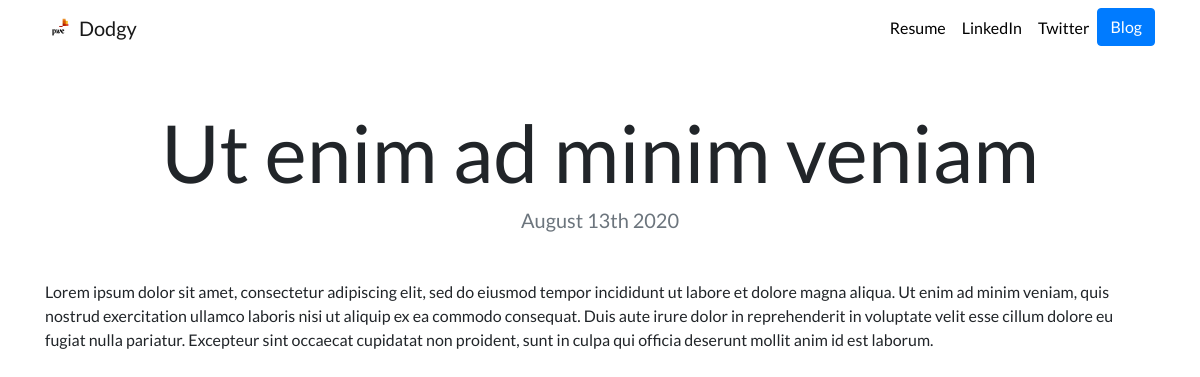
The app's page /blog/4 with its own data.
### blog/models.py (models this page shows, shortened)
class Blog(models.Model):
    title = models.CharField(max_length=100)
    content = models.TextField()
    publish_date = models.DateField()

### blog/views.py (the view)
# urls.py: path('<int:blog_id>',views.detail, name='detail'),
def detail(request,blog_id):
    blog = get_object_or_404(Blog,pk=blog_id)
    return render(request, 'blog/detail.html' , {'blog':blog} )

### blog/templates/blog/detail.html
{% extends "portfolio/base.html" %}
{% load static %}
{% block content %}
<h1 class="text-center mt-5" id="blogdetailtitle">{{ blog.title }}</h1>
<h5 class="text-center text-muted mb-5">{{ blog.publish_date|date:'F jS Y' }}</h5>
{{ blog.content|safe }}
{% endblock %}

### portfolio/static/portfolio/custom.css (style rules this page uses)
body { font-family: 'Lato', sans-serif; }
@media (min-width: 992px) { #blogdetailtitle { font-size: 5rem; } }

### records on screen
Blog: title "Ut enim ad minim veniam", publish_date "August 13th 2020", content "Lorem ipsum dolor sit amet, consectetur adipiscing elit, sed do eiusmod tempor incididunt ut labore et dolore magna aliqua. Ut enim ad minim veniam, quis nostrud exercitation ullamco laboris nisi ut aliquip ex ea commodo consequat. Duis aute irure dolor in reprehenderit in voluptate velit esse cillum dolore eu fugiat nulla pariatur. Excepteur sint occaecat cupidatat non proident, sunt in culpa qui officia deserunt mollit anim id est laborum."
